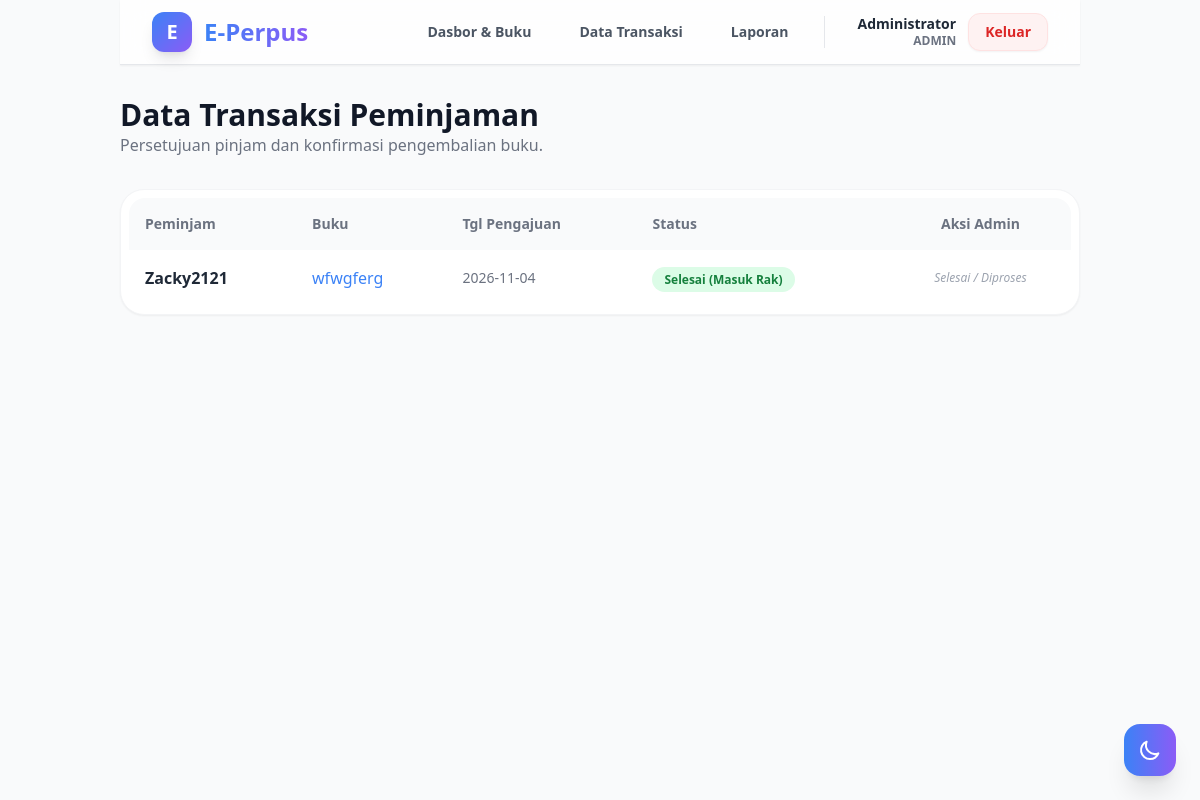
The page /admin/borrowings (signed in) on the database its author committed.
### tables this page shows
CREATE TABLE borrowings
                   (
                       id
                       INTEGER
                       PRIMARY
                       KEY
                       AUTOINCREMENT,
                       user_id
                       INTEGER,
                       book_id
                       INTEGER,
                       request_date
                       TEXT
                       NOT
                       NULL,
                       borrow_date
                       TEXT,
                       return_due_date
                       TEXT,
                       actual_return_date
                       TEXT,
                       status
                       TEXT
                       DEFAULT
                       'menunggu',
                       fine
                       INTEGER
                       DEFAULT
                       0,
                       FOREIGN
                       KEY
                   (
                       user_id
                   ) REFERENCES users
                   (
                       id
                   ),
                       FOREIGN KEY
                   (
                       book_id
                   ) REFERENCES books
                   (
                       id
                   )
                       );

CREATE TABLE users
                   (
                       id
                       INTEGER
                       PRIMARY
                       KEY
                       AUTOINCREMENT,
                       username
                       TEXT
                       UNIQUE
                       NOT
                       NULL,
                       password
                       TEXT
                       NOT
                       NULL,
                       role
                       TEXT
                       NOT
                       NULL,
                       email
                       TEXT,
                       full_name
                       TEXT
                   );

CREATE TABLE books
                   (
                       id
                       INTEGER
                       PRIMARY
                       KEY
                       AUTOINCREMENT,
                       title
                       TEXT
                       NOT
                       NULL,
                       author
                       TEXT
                       NOT
                       NULL,
                       category_id
                       INTEGER,
                       description
                       TEXT,
                       cover_image
                       TEXT,
                       qr_code
                       TEXT,
                       is_available
                       BOOLEAN
                       DEFAULT
                       1,
                       FOREIGN
                       KEY
                   (
                       category_id
                   ) REFERENCES categories
                   (
                       id
                   )
                       );

### app.py (the view)
@app.route('/admin/borrowings')
def admin_borrowings():
    if session.get('role') != 'admin':
        return redirect(url_for('login'))
    conn = get_db_connection()
    transactions = conn.execute('''
                                SELECT borrowings.*, books.title as book_title, users.full_name as user_name
                                FROM borrowings
                                         JOIN books ON borrowings.book_id = books.id
                                         JOIN users ON borrowings.user_id = users.id
                                ORDER BY borrowings.id DESC
                                ''').fetchall()
    conn.close()
    return render_template('admin_borrowings.html', transactions=transactions)

### app.py (called while the page is built)
def get_db_connection():
    conn = sqlite3.connect(DB_PATH)
    conn.row_factory = sqlite3.Row
    return conn

@app.context_processor
def inject_globals():
    unread_count = 0
    wishlist_count = 0
    if 'user_id' in session:
        conn = get_db_connection()
        count_row = conn.execute('SELECT COUNT(*) FROM notifications WHERE user_id = ? AND is_read = 0',
                                 (session['user_id'],)).fetchone()
        if count_row:
            unread_count = count_row[0]
        w_row = conn.execute('SELECT COUNT(*) FROM wishlists WHERE user_id = ?', (session['user_id'],)).fetchone()
        if w_row:
            wishlist_count = w_row[0]
        conn.close()
    return dict(unread_notifications=unread_count, wishlist_count=wishlist_count)

### templates/admin_borrowings.html (shortened to what this page needs)
{% extends "base.html" %}
{% block content %}
{% include "navbar.html" %}
<div class="mb-8">
    <h1 class="text-3xl font-extrabold text-gray-900 dark:text-white">Data Transaksi Peminjaman</h1>
    <p class="text-gray-500">Persetujuan pinjam dan konfirmasi pengembalian buku.</p>
</div>
<div class="bg-white dark:bg-gray-800 rounded-3xl shadow-sm border border-gray-100 dark:border-gray-700 overflow-hidden">
    <div class="overflow-x-auto p-2">
        <table class="w-full text-left">
            <thead>
                <tr class="bg-gray-50 dark:bg-gray-700/50 text-gray-500 dark:text-gray-300 text-sm">
                    <th class="p-4 rounded-tl-2xl">Peminjam</th>
                    <th class="p-4">Buku</th>
                    <th class="p-4">Tgl Pengajuan</th>
                    <th class="p-4">Status</th>
                    <th class="p-4 rounded-tr-2xl text-center">Aksi Admin</th>
                </tr>
            </thead>
            <tbody class="divide-y divide-gray-100 dark:divide-gray-700">
                {% for t in transactions %}
                <tr class="hover:bg-gray-50 dark:hover:bg-gray-700/30 transition">
                    <td class="p-4 font-bold text-gray-800 dark:text-white">{{ t.user_name }}</td>
                    <td class="p-4 text-primary font-medium">{{ t.book_title }}</td>
                    <td class="p-4 text-sm text-gray-500">{{ t.request_date[:10] }}</td>
                    <td class="p-4">
                        {% if t.status == 'menunggu' %}
                            <span class="bg-yellow-100 text-yellow-700 text-xs px-3 py-1 rounded-full font-bold">Menunggu Persetujuan</span>
                        {% elif t.status == 'menunggu pengembalian' %}
                            <span class="bg-orange-100 text-orange-700 text-xs px-3 py-1 rounded-full font-bold animate-pulse">Meminta Pengembalian</span>
                        {% elif t.status == 'dipinjam' %}
                            <span class="bg-blue-100 text-blue-700 text-xs px-3 py-1 rounded-full font-bold">Sedang Dipinjam</span>
                        {% elif t.status == 'dikembalikan' %}
                            <span class="bg-green-100 text-green-700 text-xs px-3 py-1 rounded-full font-bold">Selesai (Masuk Rak)</span>
                        {% else %}
                            <span class="bg-red-100 text-red-700 text-xs px-3 py-1 rounded-full font-bold">{{ t.status|title }}</span>
                        {% endif %}
                    </td>
                    <td class="p-4 text-center">
                        <div class="flex items-center justify-center gap-2">
                            {% if t.status == 'menunggu' %}
                                <a href="{{ url_for('admin_borrow_action', borrow_id=t.id, action='approve') }}" class="bg-green-500 hover:bg-green-600 text-white px-3 py-1.5 rounded-lg text-sm font-bold shadow transition">Setujui</a>
                                <a href="{{ url_for('admin_borrow_action', borrow_id=t.id, action='reject') }}" class="bg-red-500 hover:bg-red-600 text-white px-3 py-1.5 rounded-lg text-sm font-bold shadow transition">Tolak</a>
                            {% elif t.status == 'menunggu pengembalian' %}
                                <a href="{{ url_for('admin_borrow_action', borrow_id=t.id, action='return') }}" class="bg-primary hover:bg-blue-600 text-white px-4 py-1.5 rounded-lg text-sm font-bold shadow transition">Konfirmasi Buku Diterima</a>
                            {% else %}
                                <span class="text-gray-400 text-xs italic">Selesai / Diproses</span>
                            {% endif %}
                        </div>
                    </td>
                </tr>
                {% endfor %}
            </tbody>
        </table>
    </div>
</div>
{% endblock %}

### rows shown on the page
borrowings: user_name "Zacky2121", book_title "wfwgferg", request_date "2026-11-04", status "Selesai (Masuk Rak)"

### other values the page prints
{{ session.get('full_name', 'User') }} "Administrator"
{{ session.get('role', '') }} "ADMIN"
